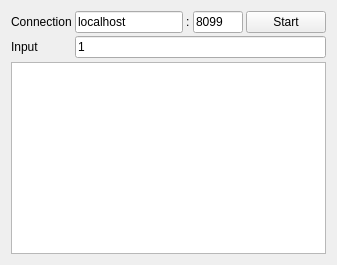
         <widget class="QWidget" name="tab_vmix">
          <attribute name="title">
           <string>VMix</string>
          </attribute>
          <layout class="QGridLayout" name="gridLayout_3">
           <property name="verticalSpacing">
            <number>2</number>
           </property>
           <item row="2" column="0">
            <widget class="QTableView" name="tableView_vmixMapping">
             <attribute name="horizontalHeaderVisible">
              <bool>false</bool>
             </attribute>
             <attribute name="horizontalHeaderStretchLastSection">
              <bool>true</bool>
             </attribute>
            </widget>
           </item>
           <item row="1" column="0">
            <widget class="QWidget" name="widget_16" native="true">
             <layout class="QHBoxLayout" name="horizontalLayout_19">
              <property name="leftMargin">
               <number>0</number>
              </property>
              <property name="topMargin">
               <number>0</number>
              </property>
              <property name="rightMargin">
               <number>0</number>
              </property>
              <property name="bottomMargin">
               <number>0</number>
              </property>
             </layout>
            </widget>
           </item>
           <item row="0" column="0">
            <layout class="QFormLayout" name="formLayout_3">
             <property name="horizontalSpacing">
              <number>3</number>
             </property>
             <property name="verticalSpacing">
              <number>3</number>
             </property>
             <property name="leftMargin">
              <number>0</number>
             </property>
             <property name="topMargin">
              <number>0</number>
             </property>
             <property name="rightMargin">
              <number>0</number>
             </property>
             <property name="bottomMargin">
              <number>0</number>
             </property>
             <item row="0" column="0">
              <widget class="QLabel" name="connectionLabel">
               <property name="text">
                <string>Connection</string>
               </property>
              </widget>
             </item>
             <item row="0" column="1">
              <widget class="QWidget" name="connectionWidget" native="true">
               <layout class="QHBoxLayout" name="horizontalLayout_18">
                <property name="spacing">
                 <number>3</number>
                </property>
                <property name="leftMargin">
                 <number>0</number>
                </property>
                <property name="topMargin">
                 <number>0</number>
                </property>
                <property name="rightMargin">
                 <number>0</number>
                </property>
                <property name="bottomMargin">
                 <number>0</number>
                </property>
                <item>
                 <widget class="QLineEdit" name="lineEdit_vmixHost">
                  <property name="text">
                   <string>localhost</string>
                  </property>
                 </widget>
                </item>
                <item>
                 <widget class="QLabel" name="label_5">
                  <property name="text">
                   <string>:</string>
                  </property>
                 </widget>
                </item>
                <item>
                 <widget class="QLineEdit" name="lineEdit_vmixPort">
                  <property name="sizePolicy">
                   <sizepolicy hsizetype="Fixed" vsizetype="Fixed">
                    <horstretch>0</horstretch>
                    <verstretch>0</verstretch>
                   </sizepolicy>
                  </property>
                  <property name="maximumSize">
                   <size>
                    <width>50</width>
                    <height>16777215</height>
                   </size>
                  </property>
                  <property name="text">
                   <string>8099</string>
                  </property>
                 </widget>
                </item>
                <item>
                 <widget class="QPushButton" name="pushButton_startvmix">
                  <property name="sizePolicy">
                   <sizepolicy hsizetype="Fixed" vsizetype="Fixed">
                    <horstretch>0</horstretch>
                    <verstretch>0</verstretch>
                   </sizepolicy>
                  </property>
                  <property name="text">
                   <string>Start</string>
                  </property>
                  <property name="checkable">
                   <bool>true</bool>
                  </property>
                  <property name="checked">
                   <bool>false</bool>
                  </property>
                 </widget>
                </item>
               </layout>
              </widget>
             </item>
             <item row="1" column="0">
              <widget class="QLabel" name="vmixinputLabel">
               <property name="text">
                <string>Input</string>
               </property>
              </widget>
             </item>
             <item row="1" column="1">
              <widget class="QLineEdit" name="inputLineEdit_vmix">
               <property name="text">
                <string>1</string>
               </property>
              </widget>
             </item>
            </layout>
           </item>
          </layout>
         </widget>
